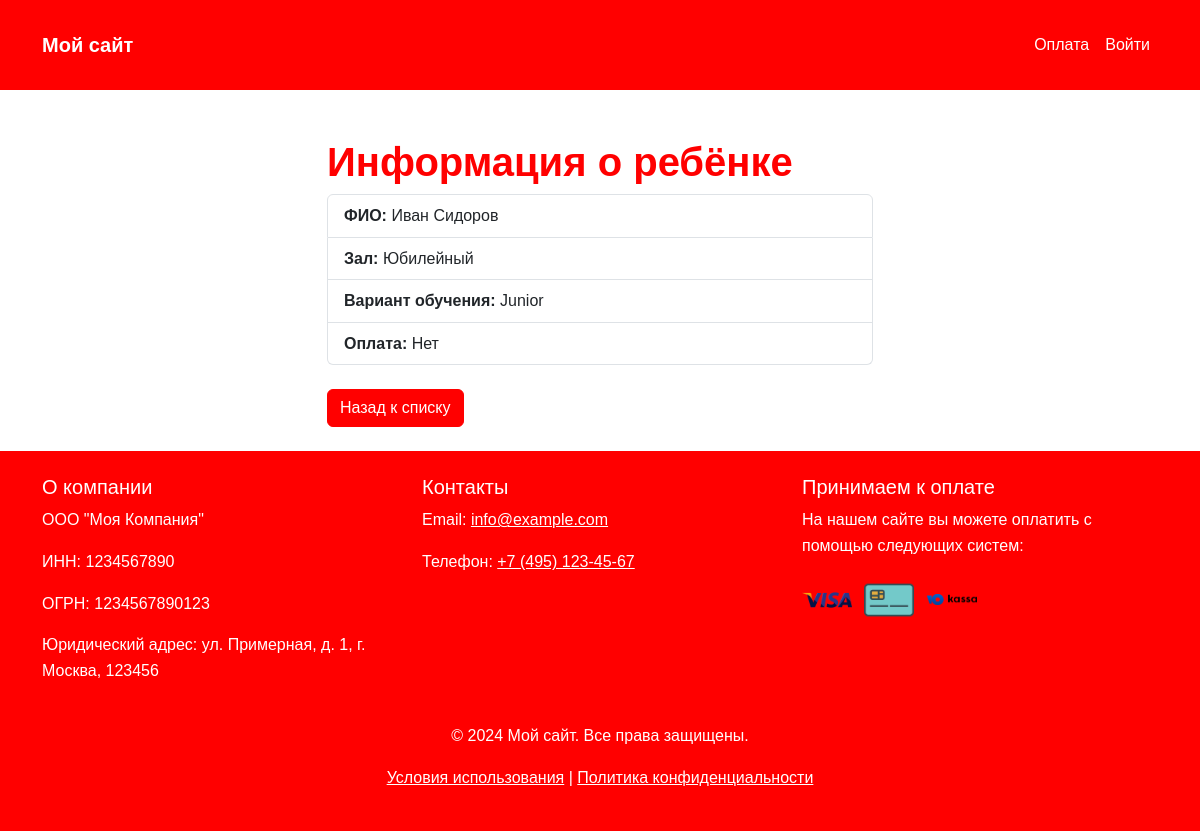
Before: /child/4/ with the older database file.
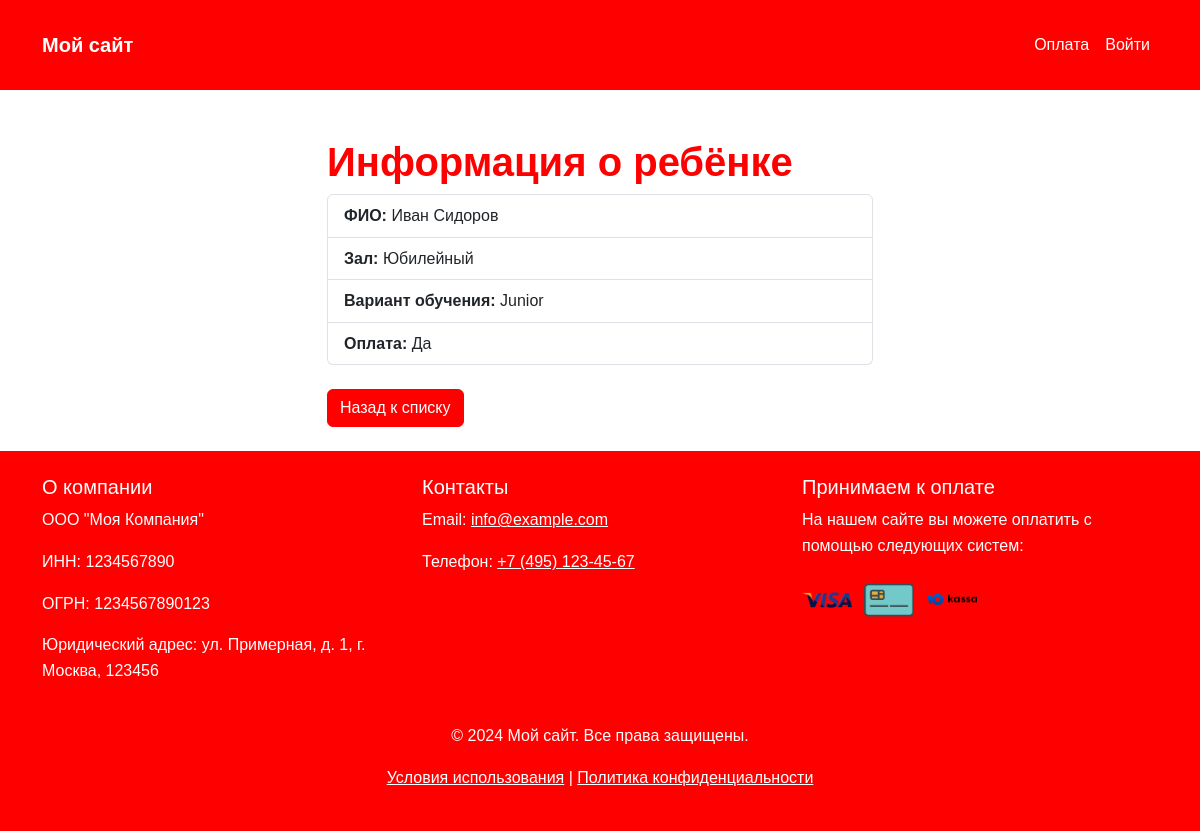
After: the same page with the newer database file.
### payments/models.py (models this page shows, shortened)
class Child(models.Model):
    full_name = models.CharField(max_length=255)
    hall = models.ForeignKey(Hall, on_delete=models.CASCADE)
    training_option = models.ForeignKey(TrainingOption, on_delete=models.CASCADE)
    is_paid = models.BooleanField(default=False)
    class Meta:
        verbose_name = 'Ученик'
        verbose_name_plural = 'Ученики'

class Hall(models.Model):
    name = models.CharField(max_length=100)
    class Meta:
        verbose_name = 'Зал'
        verbose_name_plural = 'Залы'

class TrainingOption(models.Model):
    name = models.CharField(max_length=100)
    price = models.DecimalField(max_digits=10, decimal_places=2)

### payments/views.py (the view)
# urls.py: path('child/<int:pk>/', views.child_detail_view, name='child_detail'),
def child_detail_view(request, pk):
    child = get_object_or_404(Child, pk=pk)
    return render(request, 'payments/child_detail.html', {'child': child})

### templates/payments/child_detail.html (shortened to what this page needs)
{% extends 'base.html' %}
{% block content %}
<div class="row justify-content-center">
    <div class="col-md-6">
        <h1 class="mt-4">Информация о ребёнке</h1>
        <ul class="list-group">
            <li class="list-group-item"><strong>ФИО:</strong> {{ child.full_name }}</li>
            <li class="list-group-item"><strong>Зал:</strong> {{ child.hall.name }}</li>
            <li class="list-group-item"><strong>Вариант обучения:</strong> {{ child.training_option.name }}</li>
            <li class="list-group-item"><strong>Оплата:</strong> {{ child.is_paid|yesno:"Да,Нет" }}</li>
        </ul>
        <a href="{% url 'info' %}" class="btn btn-primary mt-4">Назад к списку</a>
    </div>
</div>
{% endblock %}

### templates/base.html (shortened to what this page needs)
{% load static %}
<!DOCTYPE html>
<html lang="ru">
<head>
    <link href="https://cdn.jsdelivr.net/npm/bootstrap@5.3.0/dist/css/bootstrap.min.css" rel="stylesheet">
    <link href="{% static 'css/style.css' %}" rel="stylesheet">
</head>
<body class="bg-white text-dark">
    <header class="bg-primary text-white py-3">
        <div class="container">
            <nav class="navbar navbar-expand-lg navbar-dark">
                <a class="navbar-brand" href="/">Мой сайт</a>
                <div class="collapse navbar-collapse" id="navbarNav">
                    <ul class="navbar-nav ms-auto">
                        <li class="nav-item">
                            <a class="nav-link" href="/payment/">Оплата</a>
                        </li>
                        {% if user.is_authenticated %}
                            <li class="nav-item">
                                <a class="nav-link" href="/info/">Информация</a>
                            </li>
                            <li class="nav-item">
                                <a class="nav-link" href="/add_child/">Добавить ребенка</a>
                            </li>
                            <li class="nav-item">
                                <form action="{% url 'logout' %}" method="post">
                                  {% csrf_token %}
                                  <button class="nav-item" type="submit">Выход</button>
                               </form>
                            </li>
                        {% else %}
                            <li class="nav-item">
                                <a class="nav-link" href="{% url 'login' %}">Войти</a>
                            </li>
                        {% endif %}
                    </ul>
                </div>
            </nav>
        </div>
    </header>
    <div class="container mt-4">
        {% block content %}{% endblock %}
    </div>
    <footer class="bg-primary text-white mt-4 py-4">
    <div class="container">
        <div class="row">
            <div class="col-md-4">
                <h5>О компании</h5>
                <p>ООО "Моя Компания"</p>
                <p>ИНН: 1234567890</p>
                <p>ОГРН: 1234567890123</p>
                <p>Юридический адрес: ул. Примерная, д. 1, г. Москва, 123456</p>
            </div>
            <div class="col-md-4">
                <h5>Контакты</h5>
                <p>Email: <a href="mailto:info@example.com" class="text-white">info@example.com</a></p>
                <p>Телефон: <a href="tel:+74951234567" class="text-white">+7 (495) 123-45-67</a></p>
            </div>
            <div class="col-md-4">
                <h5>Принимаем к оплате</h5>
                <p>На нашем сайте вы можете оплатить с помощью следующих систем:</p>
                <img src="{% static 'images/visa.png' %}" alt="Visa" class="img-fluid me-2">
                <img src="{% static 'images/mastercard.png' %}" alt="MasterCard" class="img-fluid me-2">
                <img src="{% static 'images/yookassa.png' %}" alt="YooKassa" class="img-fluid me-2">
            </div>
        </div>
        <div class="text-center mt-4">
            <p>&copy; 2024 Мой сайт. Все права защищены.</p>
            <p><a href="/terms/" class="text-white">Условия использования</a> | <a href="/privacy/" class="text-white">Политика конфиденциальности</a></p>
        </div>
    </div>
</footer>
</body>
</html>

### static/css/style.css (style rules this page uses)
body { font-family: Arial, sans-serif; line-height: 1.6; }
footer { background-color: #343a40; color: #ffffff; }
footer a { color: #ffffff; text-decoration: underline; }
footer img { width: 50px; height: auto; margin-bottom: 10px; }
:root { --primary-color: #ff0000; --secondary-color: #ffffff; }
body { font-family: 'Arial', sans-serif; background-color: var(--secondary-color); color: var(--primary-color); }
h1, h2, h3 { font-weight: 700; color: var(--primary-color); }
.btn-primary { background-color: var(--primary-color); border-color: var(--primary-color); color: var(--secondary-color); }
footer { background-color: var(--primary-color); color: var(--secondary-color); }
footer a { color: var(--secondary-color); text-decoration: underline; }
.bg-primary { background-color: var(--primary-color) !important; }
.text-white { color: var(--secondary-color) !important; }
:root { --primary-color: #ff0000; --secondary-color: #ffffff; --text-color: #000000; }
body { font-family: 'Arial', sans-serif; background-color: var(--secondary-color); color: var(--text-color); }
a { color: var(--primary-color); text-decoration: none; }
header { background-color: var(--primary-color); }
.navbar-brand { font-weight: bold; }
.navbar-nav .nav-link { color: var(--secondary-color); }
footer a { color: var(--secondary-color); }

Changed rows visible on the page:
changed Child "Иван Сидоров": is_paid "Нет" → "Да"
